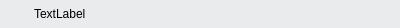
<?xml version="1.0" encoding="UTF-8"?>
<ui version="4.0">
 <class>GroupItem_L</class>
 <widget class="QWidget" name="GroupItem_L">
  <property name="geometry">
   <rect>
    <x>0</x>
    <y>0</y>
    <width>400</width>
    <height>28</height>
   </rect>
  </property>
  <property name="minimumSize">
   <size>
    <width>0</width>
    <height>28</height>
   </size>
  </property>
  <property name="maximumSize">
   <size>
    <width>16777215</width>
    <height>28</height>
   </size>
  </property>
  <property name="windowTitle">
   <string>GroupItem_L</string>
  </property>
  <property name="styleSheet">
   <string notr="true">QWidget#widget{
	background-color:#EAEBED;
}
QWidget#widget:hover{
	background-color:#4F9AD4;
}

QLabel#header{
	border-image:url(:/Images/mainpanel_group_down.png);
}

QPushButton#selectbutton{
	border-image: url(:/Images/icon_check_empty.png)
}

QPushButton#selectbutton:checked{
	border-image:url(:/Images/icon_check_filled.png);
}</string>
  </property>
  <layout class="QHBoxLayout" name="horizontalLayout">
   <property name="spacing">
    <number>0</number>
   </property>
   <property name="leftMargin">
    <number>0</number>
   </property>
   <property name="topMargin">
    <number>0</number>
   </property>
   <property name="rightMargin">
    <number>0</number>
   </property>
   <property name="bottomMargin">
    <number>0</number>
   </property>
   <item>
    <widget class="QWidget" name="widget" native="true">
     <layout class="QHBoxLayout" name="horizontalLayout_2">
      <property name="leftMargin">
       <number>0</number>
      </property>
      <property name="topMargin">
       <number>0</number>
      </property>
      <property name="rightMargin">
       <number>20</number>
      </property>
      <property name="bottomMargin">
       <number>0</number>
      </property>
      <item>
       <widget class="QLabel" name="header">
        <property name="minimumSize">
         <size>
          <width>28</width>
          <height>24</height>
         </size>
        </property>
        <property name="maximumSize">
         <size>
          <width>28</width>
          <height>24</height>
         </size>
        </property>
        <property name="text">
         <string/>
        </property>
       </widget>
      </item>
      <item>
       <widget class="QLabel" name="diaplay">
        <property name="minimumSize">
         <size>
          <width>0</width>
          <height>24</height>
         </size>
        </property>
        <property name="maximumSize">
         <size>
          <width>16777215</width>
          <height>16777215</height>
         </size>
        </property>
        <property name="text">
         <string>TextLabel</string>
        </property>
       </widget>
      </item>
      <item>
       <spacer name="horizontalSpacer">
        <property name="orientation">
         <enum>Qt::Horizontal</enum>
        </property>
        <property name="sizeHint" stdset="0">
         <size>
          <width>253</width>
          <height>20</height>
         </size>
        </property>
       </spacer>
      </item>
      <item>
       <widget class="QPushButton" name="selectbutton">
        <property name="minimumSize">
         <size>
          <width>24</width>
          <height>24</height>
         </size>
        </property>
        <property name="maximumSize">
         <size>
          <width>24</width>
          <height>24</height>
         </size>
        </property>
        <property name="text">
         <string/>
        </property>
        <property name="checkable">
         <bool>true</bool>
        </property>
        <property name="flat">
         <bool>true</bool>
        </property>
       </widget>
      </item>
     </layout>
    </widget>
   </item>
  </layout>
 </widget>
 <layoutdefault spacing="6" margin="11"/>
 <resources>
  <include location="localman.qrc"/>
 </resources>
 <connections/>
</ui>
